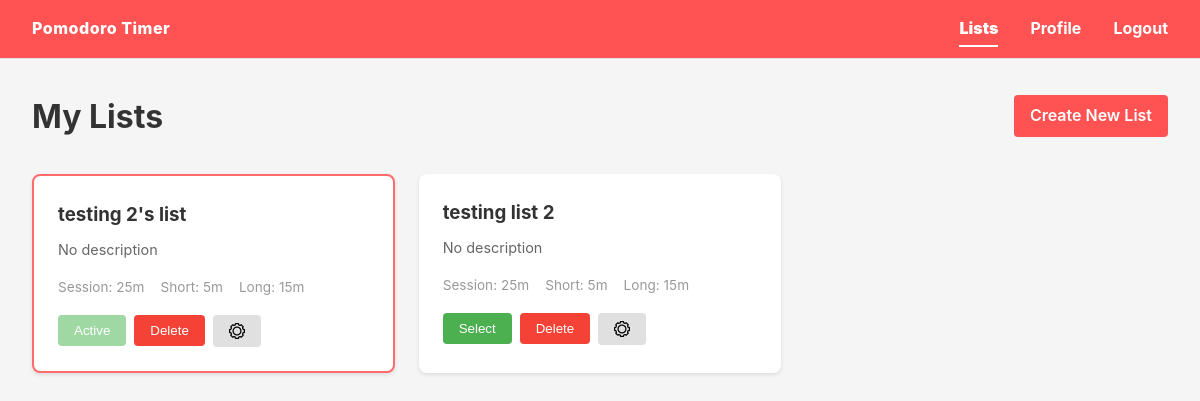
The app's page /lists/ (signed in), older data.
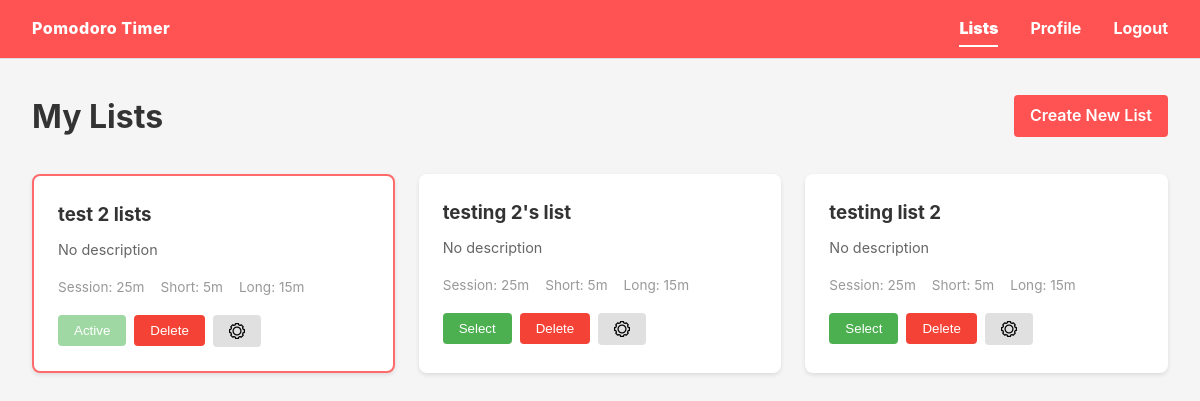
The same page, newer data.
### tables this page shows
CREATE TABLE lists (
    id INTEGER PRIMARY KEY AUTOINCREMENT,
    name TEXT NOT NULL UNIQUE,
    description TEXT,
    is_active BOOLEAN DEFAULT 0,
    pomo_session INTEGER DEFAULT 25,
    pomo_short_break INTEGER DEFAULT 5,
    pomo_long_break INTEGER DEFAULT 15,
    pomo_current_time INTEGER DEFAULT 0
, user_id INTEGER);

### pomodoro/routes/lists.py (the view)
@bp.route('/')
@login_required
def index():
    db = get_db()
    lists = db.execute(
        'SELECT * FROM lists WHERE user_id = ? ORDER BY name',
        (current_user.id,)
    ).fetchall()
    return render_template('lists/index.html', lists=lists)

### pomodoro/db.py (called while the page is built)
def get_db():
    if 'db' not in g:
        os.makedirs(current_app.instance_path, exist_ok=True)
        g.db = sqlite3.connect(
            current_app.config['DATABASE'],
            detect_types=sqlite3.PARSE_DECLTYPES
        )
        g.db.row_factory = sqlite3.Row
        _ensure_schema(g.db)
    return g.db

### pomodoro/models/user.py (called while the page is built)
    @staticmethod
    def get_by_id(user_id):
        database = db.get_db()
        user_data = database.execute(
            'SELECT * FROM users WHERE id = ?', (user_id,)
        ).fetchone()
        if user_data:
            return User(**user_data)
        return None

### pomodoro/routes/lists.py (called while the page is built)
def get_db():
    from .. import db
    return db.get_db()

### pomodoro/templates/lists/index.html (shortened to what this page needs)
{% extends 'base.html' %}
{% block content %}
<div class="lists-page">
    <div class="page-header">
        <h1>My Lists</h1>
        <a href="{{ url_for('lists.create') }}" class="btn btn-primary">Create New List</a>
    </div>
    <div class="lists-grid">
        {% for list in lists %}
            <div class="list-card {% if list['is_active'] %}active{% endif %}">
                <h3>{{ list['name'] }}</h3>
                <p class="list-description">{{ list['description'] or 'No description' }}</p>
                <div class="list-settings">
                    <span>Session: {{ list['pomo_session'] }}m</span>
                    <span>Short: {{ list['pomo_short_break'] }}m</span>
                    <span>Long: {{ list['pomo_long_break'] }}m</span>
                </div>
                <div class="list-actions">
                    <form method="post" action="{{ url_for('lists.select_list', id=list['id']) }}" style="display: inline;">
                        <button type="submit" class="btn btn-select" {% if list['is_active'] %}disabled{% endif %}>
                            {% if list['is_active'] %}Active{% else %}Select{% endif %}
                        </button>
                    </form>
                    <form method="post" action="{{ url_for('lists.delete_list', id=list['id']) }}" style="display: inline;">
                        <button type="submit" class="btn btn-delete" onclick="return confirm('Are you sure you want to delete this list? All tasks will be deleted too.')">Delete</button>
                    </form>
                    <button class="btn btn-edit" disabled>
                        <img src="{{ url_for('static', filename='assets/setting.png') }}" alt="Edit settings" style="height: 16px; width: 16px; vertical-align: middle;"/>
                    </button>
                </div>
            </div>
        {% else %}
            <div class="empty-state">
                <p>No lists yet. <a href="{{ url_for('lists.create') }}">Create your first list</a></p>
            </div>
        {% endfor %}
    </div>
</div>
{% endblock %}

### pomodoro/templates/base.html (shortened to what this page needs)
<!DOCTYPE html>
<html lang="en">
<head>
    <link rel="stylesheet" href="{{ url_for('static', filename='css/style.css') }}">
</head>
<body>
    <nav class="navbar">
        <div class="nav-content">
            <a href="{{ url_for('home.index') }}" class="nav-brand">Pomodoro Timer</a>
            <div class="nav-links">
                {% if current_user.is_authenticated %}
                    <a href="{{ url_for('lists.index') }}" class="nav-link {% if request.endpoint == 'lists.index' %}active{% endif %}">Lists</a>
                    <a href="{{ url_for('auth.profile') }}" class="nav-link {% if request.endpoint == 'auth.profile' %}active{% endif %}">Profile</a>
                    <form method="POST" action="{{ url_for('auth.logout') }}" class="logout-form">
                        <button type="submit" class="nav-link logout-btn">Logout</button>
                    </form>
                {% else %}
                    <a href="{{ url_for('auth.login') }}" class="nav-link {% if request.endpoint == 'auth.login' %}active{% endif %}">Login</a>
                {% endif %}
            </div>
        </div>
    </nav>
    <main class="container">
        {% block content %}{% endblock %}
    </main>
</body>
</html>

### pomodoro/static/css/style.css (style rules this page uses)
* { margin: 0; padding: 0; box-sizing: border-box; }
body { font-family: -apple-system, BlinkMacSystemFont, 'Segoe UI', Roboto, 'Helvetica Neue', Arial, sans-serif; background-color: #f5f5f5; color: #333; line-height: 1.6; }
.navbar { background-color: #ff5252; border-bottom: 1px solid #e0e0e0; padding: 1rem 2rem; }
.nav-content { max-width: 100%; display: flex; justify-content: space-between; align-items: center; gap: 2rem; }
.nav-links { display: flex; gap: 2rem; align-items: center; }
.logout-form { margin: 0; padding: 0; border: none; }
.logout-btn { background: none; border: none; color: #ffffff; font-weight: 750; cursor: pointer; transition: color 0.2s; font-family: inherit; font-size: inherit; padding: 0; }
.nav-brand { margin-right: auto; color: #ffffff; font-weight: 800; letter-spacing: 0.5px; text-decoration: none; transition: color 0.2s; }
.nav-link { text-decoration: none; color: #ffffff; font-weight: 750; transition: color 0.2s; }
.nav-link.active { font-weight: 900; position: relative; }
.nav-link.active::after { content: ''; position: absolute; bottom: -5px; left: 0; width: 100%; height: 2px; background-color: #ffffff; }
.container { padding: 2rem; max-width: 100%; }
.lists-page { max-width: 100%; }
.page-header { display: flex; justify-content: space-between; align-items: center; margin-bottom: 2rem; }
.lists-grid { display: grid; grid-template-columns: repeat(auto-fill, minmax(300px, 1fr)); gap: 1.5rem; }
.list-card { background-color: #fff; border-radius: 8px; padding: 1.5rem; box-shadow: 0 2px 4px rgba(0,0,0,0.1); transition: transform 0.2s, box-shadow 0.2s; }
.list-card.active { border: 2px solid #ff6b6b; }
.list-card h3 { margin-bottom: 0.5rem; color: #333; }
.list-description { color: #666; font-size: 0.9rem; margin-bottom: 1rem; }
.list-settings { display: flex; gap: 1rem; margin-bottom: 1rem; font-size: 0.85rem; color: #999; }
.list-actions { display: flex; gap: 0.5rem; flex-wrap: wrap; }
.btn { padding: 0.5rem 1rem; border: none; border-radius: 4px; cursor: pointer; font-weight: 500; text-decoration: none; display: inline-block; transition: background-color 0.2s; }
.btn-primary { background-color: #ff5252; color: white; font-weight: 600; max-width:fit-content; }
.btn-select { background-color: #4caf50; color: white; }
.btn-select:disabled { background-color: #65c06a9c; cursor: not-allowed; }
.btn-edit { background-color: #e0e0e0; color: #999; cursor: not-allowed; }
.btn-delete { background-color: #f44336; color: white; }

Row changes from the older to the newer data that the page shows:
now on this page (row edited): lists: name "test 2 lists", description "No description", pomo_session "25", pomo_short_break "5", pomo_long_break "15", is_active "Active"
changed lists "testing 2's list": is_active "Active" → "Select"
